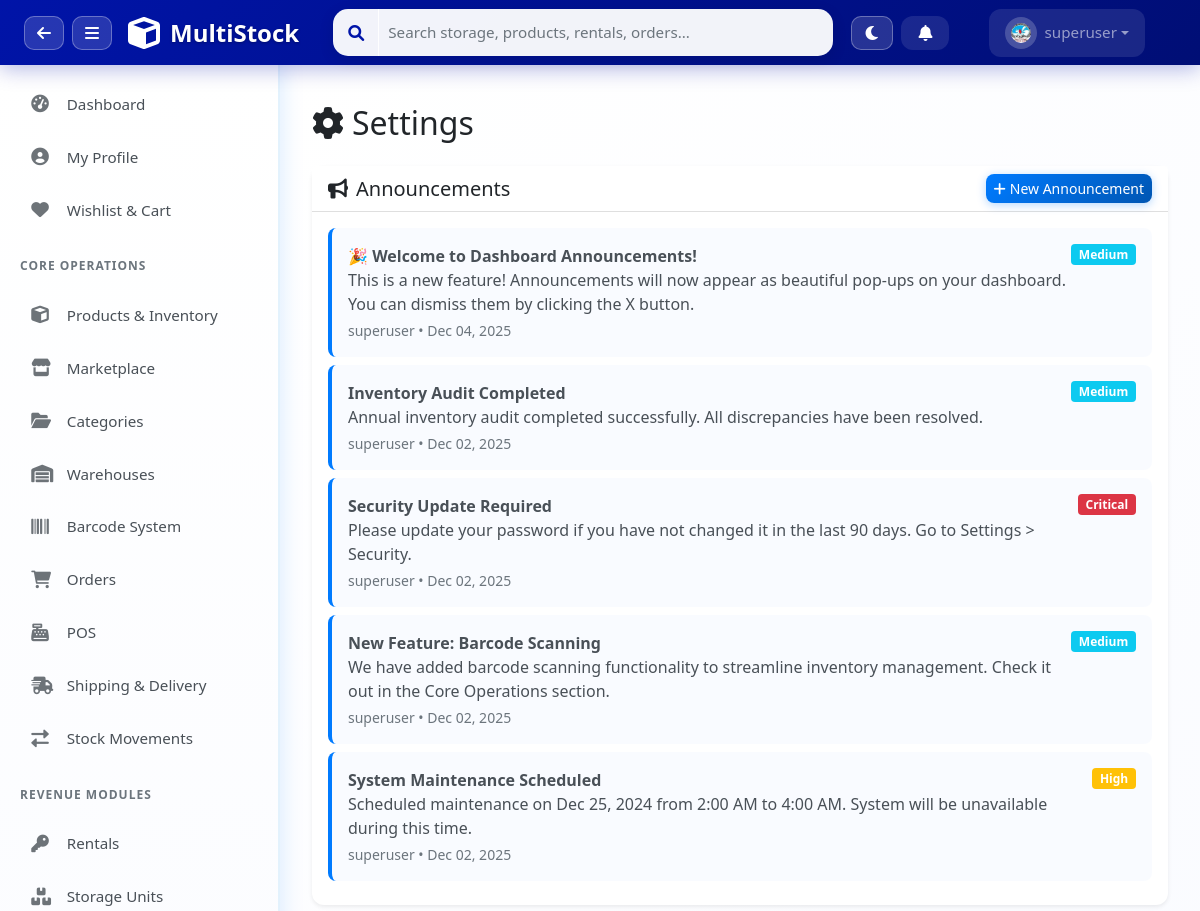
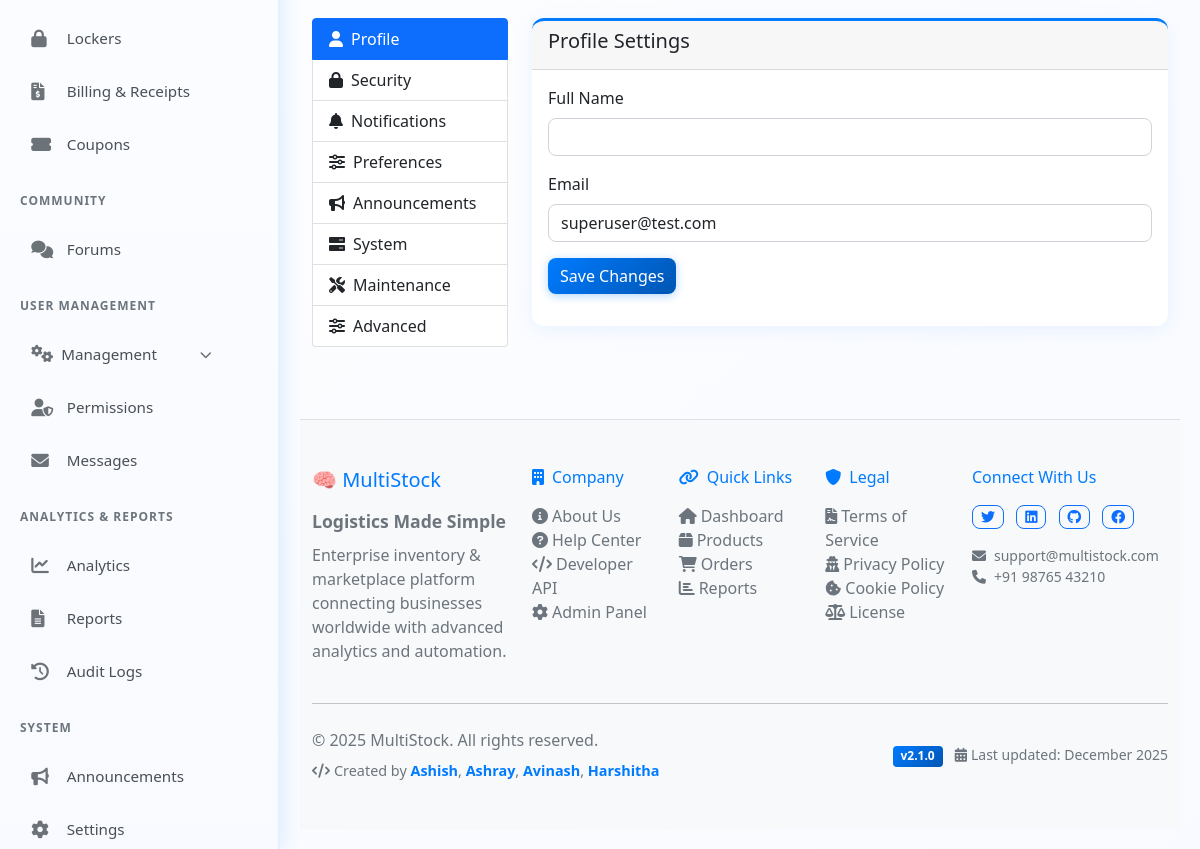
Screenshot of /system-settings/ (signed in) with the database file from the repository (2 pictures, top to bottom).
### apps/users/models.py (models this page shows, shortened)
class UserProfile(models.Model):
    ROLE_CHOICES = [
        ('superadmin', 'SuperAdmin'),
        ('admin', 'Admin'),
        ('manager', 'Manager'),
        ('staff', 'Staff'),
        ('customer', 'Customer'),
    ]
    user = models.OneToOneField(User, on_delete=models.CASCADE, related_name='profile')
    role = models.CharField(max_length=20, choices=ROLE_CHOICES, default='staff')
    phone = models.CharField(max_length=20, blank=True)
    department = models.CharField(max_length=100, blank=True)
    employee_id = models.CharField(max_length=50, blank=True, unique=True, null=True)
    avatar = models.ImageField(upload_to='avatars/', blank=True, null=True)
    avatar_url = models.CharField(max_length=500, blank=True, null=True)
    bio = models.TextField(blank=True)
    is_active = models.BooleanField(default=True)
    last_login_ip = models.GenericIPAddressField(blank=True, null=True)
    created_at = models.DateTimeField(auto_now_add=True)
    updated_at = models.DateTimeField(auto_now=True)
    class Meta:
        app_label = 'users'
        verbose_name = 'User Profile'
        verbose_name_plural = 'User Profiles'

### apps/settings/models.py (models this page shows, shortened)
class Announcement(models.Model):
    PRIORITY_CHOICES = [
        ('low', 'Low'),
        ('medium', 'Medium'),
        ('high', 'High'),
        ('critical', 'Critical'),
    ]
    title = models.CharField(max_length=200)
    message = models.TextField()
    priority = models.CharField(max_length=20, choices=PRIORITY_CHOICES, default='medium')
    target_roles = models.JSONField(default=list, blank=True)
    is_active = models.BooleanField(default=True)
    created_by = models.ForeignKey(User, on_delete=models.CASCADE)
    created_at = models.DateTimeField(auto_now_add=True)
    expires_at = models.DateTimeField(null=True, blank=True)
    class Meta:
        app_label = 'settings'
        ordering = ['-created_at']

### apps/settings/views.py (the view)
# urls.py: path('', views.settings_page, name='settings_page'),
@login_required
def settings_page(request):
    user_role = get_user_role(request.user)
    maintenance_mode, _ = MaintenanceMode.objects.get_or_create(id=1)
    system_settings, _ = SystemSettings.objects.get_or_create(
        id=1,
        defaults={
            'company_name': 'MultiStock Logistics',
            'currency': 'INR',
            'timezone': 'Asia/Kolkata',
        }
    )
    user_prefs = {
        'language': request.session.get('settings_language', 'en'),
        'theme': request.session.get('settings_theme', 'light'),
        'items_per_page': int(request.session.get('settings_items', 25)),
        'notifications': {
            'email': request.session.get('notif_email', True),
            'order_updates': request.session.get('notif_order_updates', True),
            'stock_alerts': request.session.get('notif_stock_alerts', True),
        },
    }
    announcements = Announcement.objects.filter(
        is_active=True,
        created_at__lte=timezone.now()
    ).filter(
        models.Q(expires_at__isnull=True) | models.Q(expires_at__gte=timezone.now())
    )
    user_announcements = []
    for ann in announcements:
        if not ann.target_roles or user_role in ann.target_roles:
            user_announcements.append(ann)
    context = {
        'user_role': user_role,
        'maintenance_mode': maintenance_mode,
        'system_settings': system_settings,
        'user_prefs': user_prefs,
        'allowed_roles_options': ['superadmin', 'admin', 'supervisor', 'staff', 'customer'],
        'announcements': user_announcements[:5],  # Show latest 5
    }
    return render(request, 'settings/role_based_settings.html', context)

### apps/permissions/context_processors.py (called while the page is built)
def user_permissions(request):
    if not request.user.is_authenticated:
        return {'user_role': 'guest', 'permissions': {}}
    user_role = get_user_role(request.user)
    permissions = PERMISSION_MATRIX.get(user_role, {})
    return {
        'user_role': user_role,
        'permissions': permissions,
    }

### templates/settings/role_based_settings.html (shortened to what this page needs)
﻿{% extends 'base.html' %}
{% block content %}
<div class="container-fluid py-4">
    <h2 class="mb-4"><i class="fas fa-cog me-2"></i>Settings</h2>
    {% if announcements %}
    <div class="row mb-4">
        <div class="col-12">
            <div class="card border-0 shadow-sm">
                <div class="card-header bg-white d-flex justify-content-between align-items-center">
                    <h5 class="mb-0"><i class="fas fa-bullhorn me-2"></i>Announcements</h5>
                    {% if user_role == 'superadmin' or user_role == 'admin' %}
                    <button class="btn btn-sm btn-primary" data-bs-toggle="modal" data-bs-target="#createAnnouncementModal">
                        <i class="fas fa-plus me-1"></i>New Announcement
                    </button>
                    {% endif %}
                </div>
                <div class="card-body">
                    {% for announcement in announcements %}
                    <div class="alert alert-{% if announcement.priority == 'critical' %}danger{% elif announcement.priority == 'high' %}warning{% elif announcement.priority == 'medium' %}info{% else %}secondary{% endif %} mb-2">
                        <div class="d-flex justify-content-between align-items-start">
                            <div>
                                <strong>{{ announcement.title }}</strong>
                                <p class="mb-1">{{ announcement.message }}</p>
                                <small class="text-muted">{{ announcement.created_by.username }} • {{ announcement.created_at|date:"M d, Y" }}</small>
                            </div>
                            <span class="badge bg-{% if announcement.priority == 'critical' %}danger{% elif announcement.priority == 'high' %}warning{% elif announcement.priority == 'medium' %}info{% else %}secondary{% endif %}">{{ announcement.get_priority_display }}</span>
                        </div>
                    </div>
                    {% endfor %}
                </div>
            </div>
        </div>
    </div>
    {% endif %}
    <div class="row">
        <div class="col-md-3">
            <div class="list-group">
                <a href="#profile" class="list-group-item list-group-item-action active" data-bs-toggle="list"><i class="fas fa-user me-2"></i>Profile</a>
                <a href="#security" class="list-group-item list-group-item-action" data-bs-toggle="list"><i class="fas fa-lock me-2"></i>Security</a>
                <a href="#notifications" class="list-group-item list-group-item-action" data-bs-toggle="list"><i class="fas fa-bell me-2"></i>Notifications</a>
                <a href="#preferences" class="list-group-item list-group-item-action" data-bs-toggle="list"><i class="fas fa-sliders-h me-2"></i>Preferences</a>
                {% if user_role == 'superadmin' or user_role == 'admin' %}
                <a href="#announcements" class="list-group-item list-group-item-action" data-bs-toggle="list"><i class="fas fa-bullhorn me-2"></i>Announcements</a>
                <a href="#system" class="list-group-item list-group-item-action" data-bs-toggle="list"><i class="fas fa-server me-2"></i>System</a>
                {% endif %}
                {% if user_role == 'superadmin' %}
                <a href="#maintenance" class="list-group-item list-group-item-action" data-bs-toggle="list"><i class="fas fa-tools me-2"></i>Maintenance</a>
                <a href="#advanced" class="list-group-item list-group-item-action" data-bs-toggle="list"><i class="fas fa-sliders-h me-2"></i>Advanced</a>
                {% endif %}
            </div>
        </div>
        <div class="col-md-9">
            <div class="tab-content">
                <div class="tab-pane fade show active" id="profile">
                    <div class="card">
                        <div class="card-header"><h5>Profile Settings</h5></div>
                        <div class="card-body">
                            <form method="post" action="{% url 'update_profile' %}">
                                <div class="mb-3">
                                    <label class="form-label">Full Name</label>
                                    <input type="text" class="form-control" name="full_name" value="{{ user.get_full_name }}">
                                </div>
                                <div class="mb-3">
                                    <label class="form-label">Email</label>
                                    <input type="email" class="form-control" name="email" value="{{ user.email }}">
                                </div>
                                <button type="submit" class="btn btn-primary">Save Changes</button>
                            </form>
                        </div>
                    </div>
                </div>
            </div>
        </div>
    </div>
</div>
{% endblock %}

### templates/components/navbar_actions.html (shortened to what this page needs)
<div class="navbar-nav d-flex align-items-center">
    <button class="btn btn-link text-white me-2 px-3 py-2 position-relative"
        style="border-radius: 12px; background: rgba(255,255,255,0.1); transition: all 0.3s ease;" title="Notifications"
        onclick="toggleNotifications()" id="notificationBtn">
        <i class="fas fa-bell" id="notificationIcon"></i>
    </button>
    <div class="nav-item dropdown">
        <a class="nav-link dropdown-toggle d-flex align-items-center" href="#" role="button" data-bs-toggle="dropdown"
            style="background: rgba(255,255,255,0.1); border-radius: 12px; padding: 8px 16px; transition: all 0.3s ease;">
            <div class="me-2"
                style="background: rgba(255,255,255,0.2); padding: 6px; border-radius: 50%; width: 32px; height: 32px; display: flex; align-items: center; justify-content: center;">
                {% with avatar_url=user.customer_profile.avatar_url|default:user.profile.avatar_url|default:'' %}
                    {% if avatar_url %}
                    <img src="{{ avatar_url }}" id="navbarUserPhoto" onerror="this.style.display='none';this.nextElementSibling.style.display='flex';"
                    style="width: 20px; height: 20px; border-radius: 50%; object-fit: cover;">
                    {% else %}
                    <i class="fas fa-user" style="font-size: 0.9rem;" id="navbarUserIcon"></i>
                    {% endif %}
                {% endwith %}
            </div>
            <span style="font-weight: 500;">{{ user.username }}</span>
        </a>
    </div>
</div>

### static/css/multistock.css (style rules this page uses)
.card { box-shadow: 0 0.125rem 0.25rem rgba(0, 0, 0, 0.075); }
.card { border: none; box-shadow: 0 4px 20px rgba(0, 123, 255, 0.08); background: white; border-radius: 12px; border-top: 3px solid #007bff; transition: all 0.3s ease; }
.btn-primary { background: linear-gradient(135deg, #007bff 0%, #0056b3 100%); border: none; border-radius: 8px; box-shadow: 0 2px 10px rgba(0, 123, 255, 0.3); transition: all 0.3s ease; }
body { background: linear-gradient(135deg, #ffffff 0%, #f8faff 100%); }
.alert { border: none; border-left: 4px solid #007bff; background: rgba(248, 250, 255, 0.8); color: #495057; border-radius: 8px; }

### static/css/sidebar.css (style rules this page uses)
.nav-item, .nav-header { display: flex; align-items: center; padding: 0.85rem 1.2rem; color: #495057; text-decoration: none; transition: all 0.3s ease; cursor: pointer; border-radius: 10px; margin: 3px 12px; font-weight: 500; font-size: 0.95rem; }
body { display: flex; flex-direction: column; min-height: 100vh; }

### templates/base.html (style rules this page uses)
.btn { border-radius: 8px; font-weight: 500; }
.form-control, .form-select { border-radius: 8px; }

### rows the page displays
UserProfile: avatar_url (picture)
Announcement: title "🎉 Welcome to Dashboard Announcements!", message "This is a new feature! Announcements will now appear as beautiful pop-ups on your dashboard. You can dismiss them by clicking the X button.", created_by.username "superuser", created_at "Dec 04, 2025", priority "Medium"
Announcement: title "Inventory Audit Completed", message "Annual inventory audit completed successfully. All discrepancies have been resolved.", created_by.username "superuser", created_at "Dec 02, 2025", priority "Medium"
Announcement: title "Security Update Required", message "Please update your password if you have not changed it in the last 90 days. Go to Settings > Security.", created_by.username "superuser", created_at "Dec 02, 2025", priority "Critical"
Announcement: title "New Feature: Barcode Scanning", message "We have added barcode scanning functionality to streamline inventory management. Check it out in the Core Operations section.", created_by.username "superuser", created_at "Dec 02, 2025", priority "Medium"
Announcement: title "System Maintenance Scheduled", message "Scheduled maintenance on Dec 25, 2024 from 2:00 AM to 4:00 AM. System will be unavailable during this time.", created_by.username "superuser", created_at "Dec 02, 2025", priority "High"

### other values shown
{{ user.username }} "superuser"
